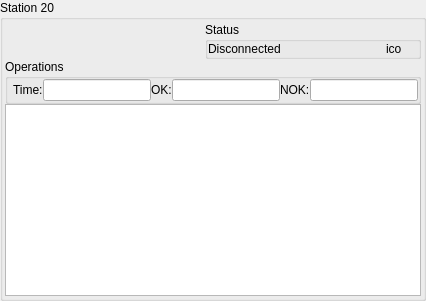
           <widget class="QGroupBox" name="groupBoxSt20">
            <property name="minimumSize">
             <size>
              <width>360</width>
              <height>200</height>
             </size>
            </property>
            <property name="maximumSize">
             <size>
              <width>16777215</width>
              <height>16777215</height>
             </size>
            </property>
            <property name="title">
             <string>Station 20</string>
            </property>
            <layout class="QGridLayout" name="gridLayout_3">
             <property name="leftMargin">
              <number>2</number>
             </property>
             <property name="topMargin">
              <number>2</number>
             </property>
             <property name="rightMargin">
              <number>2</number>
             </property>
             <property name="bottomMargin">
              <number>2</number>
             </property>
             <property name="spacing">
              <number>0</number>
             </property>
             <item row="0" column="0" rowspan="2" colspan="2">
              <layout class="QGridLayout" name="gridLayoutSt20">
               <property name="spacing">
                <number>0</number>
               </property>
               <item row="0" column="1">
                <widget class="QGroupBox" name="groupBoxSt20Status">
                 <property name="title">
                  <string>Status</string>
                 </property>
                 <property name="flat">
                  <bool>true</bool>
                 </property>
                 <layout class="QHBoxLayout" name="horizontalLayout_4">
                  <property name="spacing">
                   <number>0</number>
                  </property>
                  <property name="leftMargin">
                   <number>0</number>
                  </property>
                  <property name="topMargin">
                   <number>0</number>
                  </property>
                  <property name="rightMargin">
                   <number>0</number>
                  </property>
                  <property name="bottomMargin">
                   <number>0</number>
                  </property>
                  <item>
                   <widget class="QLabel" name="labelSt20Status">
                    <property name="text">
                     <string>Disconnected</string>
                    </property>
                   </widget>
                  </item>
                  <item>
                   <widget class="QLabel" name="labelSt20Ico">
                    <property name="maximumSize">
                     <size>
                      <width>32</width>
                      <height>32</height>
                     </size>
                    </property>
                    <property name="text">
                     <string>ico</string>
                    </property>
                   </widget>
                  </item>
                 </layout>
                </widget>
               </item>
               <item row="0" column="0">
                <spacer name="horizontalSpacerSt20">
                 <property name="orientation">
                  <enum>Qt::Horizontal</enum>
                 </property>
                 <property name="sizeType">
                  <enum>QSizePolicy::Maximum</enum>
                 </property>
                 <property name="sizeHint" stdset="0">
                  <size>
                   <width>200</width>
                   <height>20</height>
                  </size>
                 </property>
                </spacer>
               </item>
              </layout>
             </item>
             <item row="2" column="1">
              <widget class="QGroupBox" name="groupBoxSt20_2">
               <property name="title">
                <string>Operations</string>
               </property>
               <property name="flat">
                <bool>true</bool>
               </property>
               <layout class="QHBoxLayout" name="horizontalLayout_7">
                <property name="spacing">
                 <number>0</number>
                </property>
                <property name="leftMargin">
                 <number>5</number>
                </property>
                <property name="topMargin">
                 <number>0</number>
                </property>
                <property name="rightMargin">
                 <number>0</number>
                </property>
                <property name="bottomMargin">
                 <number>0</number>
                </property>
                <item>
                 <widget class="QLabel" name="staticSt20Time">
                  <property name="text">
                   <string>Time:</string>
                  </property>
                 </widget>
                </item>
                <item>
                 <widget class="QLineEdit" name="lineEditSt20Time">
                  <property name="readOnly">
                   <bool>true</bool>
                  </property>
                 </widget>
                </item>
                <item>
                 <widget class="QLabel" name="staticSt20Ok">
                  <property name="text">
                   <string>OK:</string>
                  </property>
                 </widget>
                </item>
                <item>
                 <widget class="QLineEdit" name="lineEditSt20Ok">
                  <property name="readOnly">
                   <bool>true</bool>
                  </property>
                 </widget>
                </item>
                <item>
                 <widget class="QLabel" name="staticSt20Nok">
                  <property name="text">
                   <string>NOK:</string>
                  </property>
                 </widget>
                </item>
                <item>
                 <widget class="QLineEdit" name="lineEditSt20Nok">
                  <property name="readOnly">
                   <bool>true</bool>
                  </property>
                 </widget>
                </item>
               </layout>
              </widget>
             </item>
             <item row="3" column="1">
              <widget class="QPlainTextEdit" name="plainTextEditSt20">
               <property name="layoutDirection">
                <enum>Qt::LeftToRight</enum>
               </property>
               <property name="autoFillBackground">
                <bool>false</bool>
               </property>
               <property name="readOnly">
                <bool>true</bool>
               </property>
              </widget>
             </item>
            </layout>
           </widget>
